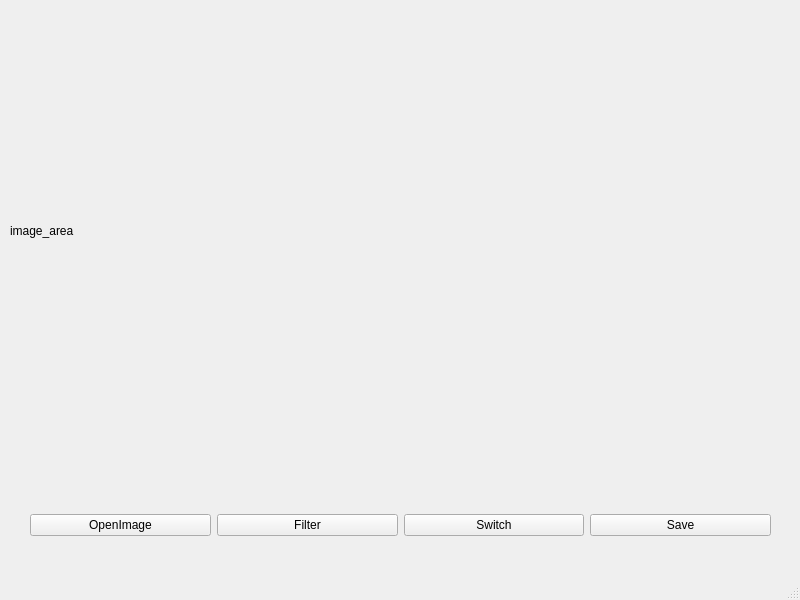
<?xml version="1.0" encoding="UTF-8"?>
<ui version="4.0">
 <class>AverageFilterQtClass</class>
 <widget class="QMainWindow" name="AverageFilterQtClass">
  <property name="geometry">
   <rect>
    <x>0</x>
    <y>0</y>
    <width>800</width>
    <height>600</height>
   </rect>
  </property>
  <property name="windowTitle">
   <string>MainWindow</string>
  </property>
  <widget class="QWidget" name="centralwidget">
   <widget class="QWidget" name="layoutWidget">
    <property name="geometry">
     <rect>
      <x>30</x>
      <y>500</y>
      <width>741</width>
      <height>51</height>
     </rect>
    </property>
    <layout class="QHBoxLayout" name="horizontalLayout">
     <item>
      <widget class="QPushButton" name="pushButton">
       <property name="text">
        <string>OpenImage</string>
       </property>
      </widget>
     </item>
     <item>
      <widget class="QPushButton" name="pushButton_2">
       <property name="text">
        <string>Filter</string>
       </property>
      </widget>
     </item>
     <item>
      <widget class="QPushButton" name="pushButton_3">
       <property name="text">
        <string>Switch</string>
       </property>
      </widget>
     </item>
     <item>
      <widget class="QPushButton" name="pushButton_4">
       <property name="text">
        <string>Save</string>
       </property>
      </widget>
     </item>
    </layout>
   </widget>
   <widget class="QLabel" name="label">
    <property name="geometry">
     <rect>
      <x>10</x>
      <y>0</y>
      <width>771</width>
      <height>461</height>
     </rect>
    </property>
    <property name="text">
     <string>image_area</string>
    </property>
   </widget>
  </widget>
  <widget class="QMenuBar" name="menubar">
   <property name="geometry">
    <rect>
     <x>0</x>
     <y>0</y>
     <width>800</width>
     <height>23</height>
    </rect>
   </property>
  </widget>
  <widget class="QStatusBar" name="statusbar"/>
 </widget>
 <resources/>
 <connections/>
</ui>
